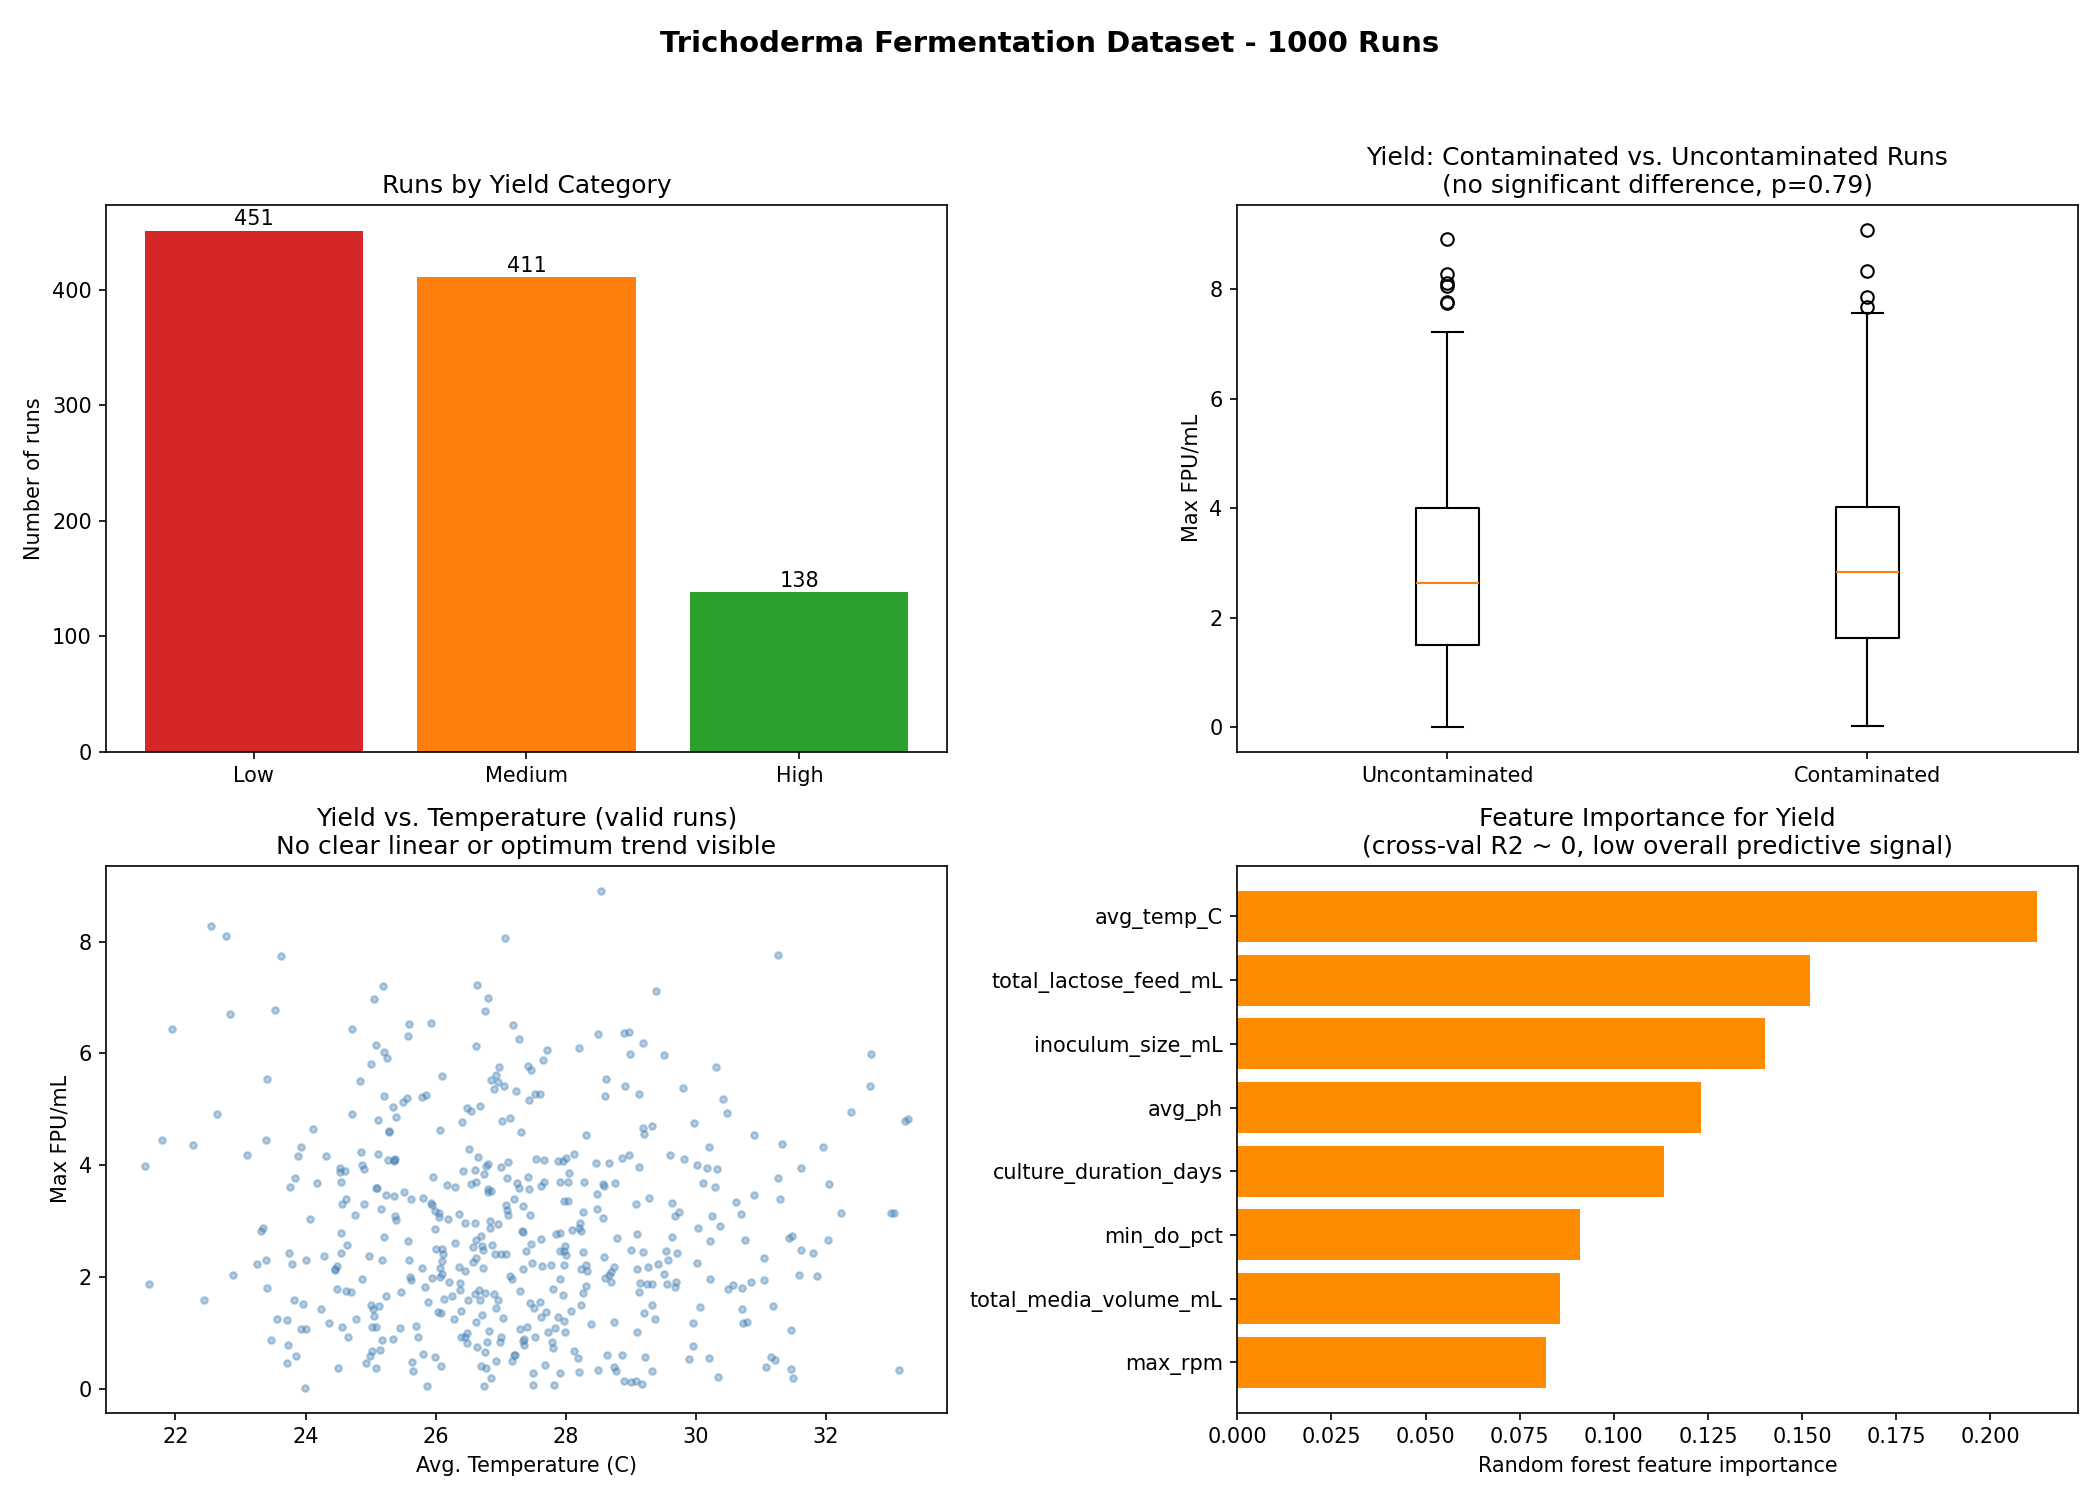

Reproduce this figure in Python.
"""
Dashboard for the fermentation dataset. Reports findings honestly,
including the fact that no single process parameter (or interaction,
per random forest CV) meaningfully predicts yield in this dataset.
"""

import os
import sqlite3
import matplotlib
matplotlib.use("Agg")
import matplotlib.pyplot as plt
import pandas as pd
import numpy as np
from sklearn.ensemble import RandomForestRegressor

BASE_DIR = os.path.dirname(__file__)
DB_PATH = os.path.join(BASE_DIR, "ferm_opt.db")
OUT_PATH = os.path.join(BASE_DIR, "dashboard.png")

FEATURES = [
    "avg_temp_C", "avg_ph", "min_do_pct", "inoculum_size_mL",
    "max_rpm", "total_lactose_feed_mL", "culture_duration_days",
    "total_media_volume_mL",
]


def build_dashboard():
    conn = sqlite3.connect(DB_PATH)
    df = pd.read_sql("SELECT * FROM runs", conn)
    conn.close()

    valid = df[(df["contaminated"] == 0) & (df["fpu_measurement_flag"] == "ok")].copy()
    clean_yield = df[(df["contaminated"] == 0) & (df["fpu_measurement_flag"] == "ok")]["max_fpu_ml"]
    contam_yield = df[(df["contaminated"] == 1) & (df["fpu_measurement_flag"] == "ok")]["max_fpu_ml"]

    rf = RandomForestRegressor(n_estimators=300, max_depth=4, random_state=42)
    rf.fit(valid[FEATURES], valid["max_fpu_ml"])
    importances = pd.Series(rf.feature_importances_, index=FEATURES).sort_values()

    fig, axes = plt.subplots(2, 2, figsize=(14, 10))
    fig.suptitle("Trichoderma Fermentation Dataset - 1000 Runs",
                 fontsize=14, fontweight="bold")

    # Panel 1: yield category counts
    ax1 = axes[0, 0]
    order = ["Low", "Medium", "High"]
    counts = df["yield_category"].value_counts().reindex(order)
    ax1.bar(order, counts.values, color=["#d62728", "#ff7f0e", "#2ca02c"])
    ax1.set_title("Runs by Yield Category")
    ax1.set_ylabel("Number of runs")
    for i, v in enumerate(counts.values):
        ax1.text(i, v + 5, str(v), ha="center")

    # Panel 2: contamination effect (boxplot)
    ax2 = axes[0, 1]
    ax2.boxplot([clean_yield, contam_yield], labels=["Uncontaminated", "Contaminated"])
    ax2.set_ylabel("Max FPU/mL")
    ax2.set_title("Yield: Contaminated vs. Uncontaminated Runs\n(no significant difference, p=0.79)")

    # Panel 3: temperature vs yield scatter (check for an optimum / sweet spot)
    ax3 = axes[1, 0]
    ax3.scatter(valid["avg_temp_C"], valid["max_fpu_ml"], s=10, alpha=0.4, color="steelblue")
    ax3.set_xlabel("Avg. Temperature (C)")
    ax3.set_ylabel("Max FPU/mL")
    ax3.set_title("Yield vs. Temperature (valid runs)\nNo clear linear or optimum trend visible")

    # Panel 4: random forest feature importances
    ax4 = axes[1, 1]
    ax4.barh(importances.index, importances.values, color="darkorange")
    ax4.set_xlabel("Random forest feature importance")
    ax4.set_title("Feature Importance for Yield\n(cross-val R2 ~ 0, low overall predictive signal)")

    plt.tight_layout(rect=[0, 0, 1, 0.95])
    plt.savefig(OUT_PATH, dpi=150)
    plt.close(fig)
    print(f"Dashboard written to {OUT_PATH}")


if __name__ == "__main__":
    build_dashboard()
